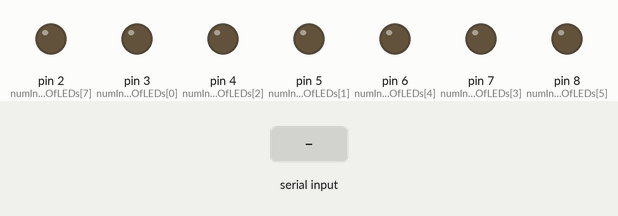
Simulated run of this sketch. Board: Arduino Uno, built with avr-gcc and run on an emulated ATmega328P. Shown: output pins drawn as LEDs (lit = HIGH). Dashed ring = blinking. The test bench sets the inputs (shaded band). What the sketch prints to the serial monitor is not drawn.

Above: at 1.2 s.
1.3 s: byte 114 ('r') received over Serial
At 1.7 s:
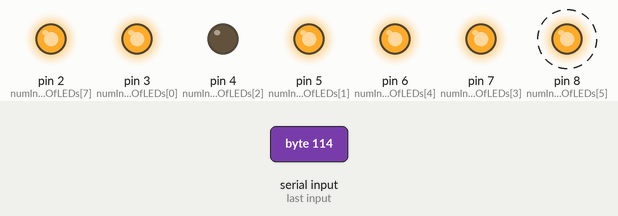
4.3 s: byte 102 ('f') received over Serial
At 6.55 s:
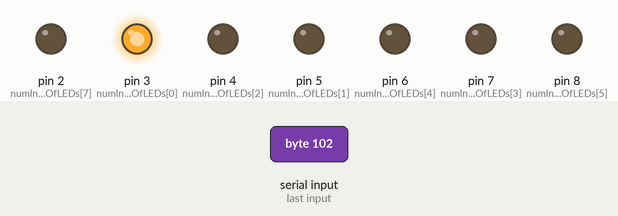
7.3 s: "1" received over Serial
At 10.0 s:
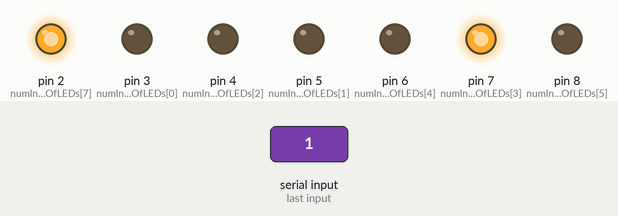
10.3 s: "2" received over Serial
At 10.9 s:
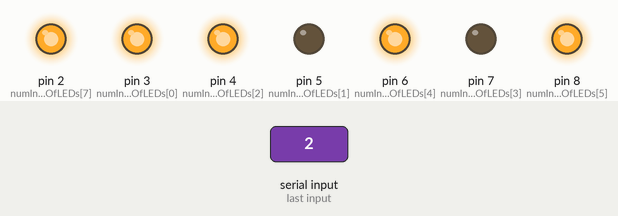
Timing chart, 0 to 12.8 s (numbered marks = the images above; inputs shaded):
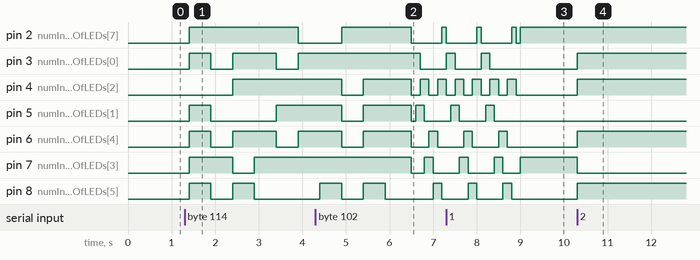

The sketch:

number.ino
```cpp
// Author Eric Petron, petro227@umn.edu

// #define DISP1 (PORTD ^= 0x84)
// #define DISP2 (PORTD ^=)

// the setup function runs once when you press reset or power the board
void setup() {
   Serial.begin(9600);
  // initialize digital pin LED_BUILTIN as an output.
  pinMode(2, OUTPUT);
  pinMode(3, OUTPUT);
  pinMode(4, OUTPUT);
  pinMode(5, OUTPUT);
  pinMode(6, OUTPUT);
  pinMode(7, OUTPUT);
  pinMode(8, OUTPUT);
  Serial.println("send a 1 digit number to be displayed\nor 'r' for it to count up");
}
char inp;
// the loop function runs over and over again forever
void loop() {


   if (Serial.available()) {
      inp = Serial.read();
   }

   if (inp == '1' || inp == '2'
      || inp == '3' || inp == '4'
      || inp == '5' || inp == '6'
      || inp == '7' || inp == '8'
      || inp == '9' || inp == '0') {
      char digit = convertToInt(inp);
      displayNum(digit);
   }

   if (inp == 'r') {
      countUp();
   }
   if (inp == 'f') {
      figureEight();
   }

   delay(100);
//   blink();
}

// void blink() {
//    PORTB = 0x01;
//    PORTD = 0xFC;
//    delay(1000);
//    PORTB = 0x00;
//    PORTD = 0x00;
// }


char convertToInt(char chr) {
   switch (chr) {
      case 48:
        return 0;
        break;
      case 49:
        return 1;
        break;
      case 50:
        return 2;
        break;
      case 51:
        return 3;
        break;
      case 52:
        return 4;
        break;
      case 53:
        return 5;
        break;
      case 54:
        return 6;
        break;
      case 55:
        return 7;
        break;
      case 56:
        return 8;
        break;
      case 57:
        return 9;
        break;
      default:
        return 'r';
        break;
   }
}


void displayNum(int num) {
   PORTB = 0x00;
   switch(num) {
         case 1 :
         PORTD = 0x84;
         break;
      case 2 :
         PORTD = 0x5C;// displays num 2
         PORTB = 0x01;
         break;
      case 3 :
         PORTD = 0xDC;
         break;
      case 4 :
         PORTD = 0xB4;
         break;
      case 5 :
         PORTD = 0xF8;
         break;
      case 6 :
         PORTD = 0xF8;
         PORTB = 0x01;
         break;
      case 7 :
         PORTD = 0x8C;
         break;
      case 8 :
         PORTD = 0xFC;
         PORTB = 0x01;
         break;
      case 9 :
         PORTD = 0xFC;
         break;
      case 0:
         PORTB = 0x01;
         PORTD = 0xEC;
         break;
      default :
        PORTD = 0xFC;
        PORTB = 0x01;
   }

}


void countUp() {
   for (int i = 0; i < 10; i++) {
    PORTB = 0x00;
    switch(i) {
      case 1 :
         PORTD = 0x84;
         break;
      case 2 :
         PORTD = 0x5C; // displays num 2
         PORTB = 0x01;
         break;
      case 3 :
         PORTD = 0xDC;
         break;
      case 4 :
         PORTD = 0xB4;
         break;
      case 5 :
         PORTD = 0xF8;
         break;
      case 6 :
         PORTD = 0xF8;
         PORTB = 0x01;
         break;
      case 7 :
         PORTD = 0x8C;
         break;
      case 8 :
         PORTD = 0xFC;
         PORTB = 0x01;
         break;
      case 9 :
         PORTD = 0xFC;
         break;
      case 0:
         PORTB = 0x01;
         PORTD = 0xEC;
         break;
      default :
        PORTD = 0xFC;
        PORTB = 0x01;
   }
   delay(500);
  }
}

void figureEight() {
   int numInOrderOfLEDs[8] = {3,5,4,7,6,8,4,2};
   PORTD = 0x00;
   PORTB = 0x00;
   for (int j = 0; j < 3; j++) {
      for (int i = 0; i < 8; i++) {
         digitalWrite(numInOrderOfLEDs[i], HIGH);
         delay(100);
         if (i > 0) {
            digitalWrite(numInOrderOfLEDs[i-1], LOW);
         }

      }
      digitalWrite(2, LOW);
   }
}
```

Measured:
- after the input at 1.3 s, pin 2 (numInOrderOfLEDs[7]): LOW → HIGH after 0.10 s, → LOW 2.5 s later; pin 3 (numInOrderOfLEDs[0]): goes HIGH 0.50 s, LOW 0.50 s, HIGH 1.0 s, LOW 0.50 s, then HIGH, starting after 0.10 s
- after the input at 4.3 s, pin 3 (numInOrderOfLEDs[0]): HIGH → LOW after 2.4 s instead of 2.7 s; pin 7 (numInOrderOfLEDs[3]): HIGH → LOW after 2.2 s, → HIGH 0.30 s later, → LOW 0.20 s later
- after the input at 7.3 s, pin 3 (numInOrderOfLEDs[0]): goes on until 8.3 s, then stays LOW; pin 4 (numInOrderOfLEDs[2]): goes on until 8.9 s, then stays LOW; pin 5 (numInOrderOfLEDs[1]): goes on until 8.4 s, then stays LOW; pin 6 (numInOrderOfLEDs[4]): goes on until 8.7 s, then stays LOW
- after the input at 10.3 s, pin 3 (numInOrderOfLEDs[0]), pin 4 (numInOrderOfLEDs[2]), pin 6 (numInOrderOfLEDs[4]), pin 8 (numInOrderOfLEDs[5]): LOW → HIGH at once; pin 7 (numInOrderOfLEDs[3]): HIGH → LOW at once
